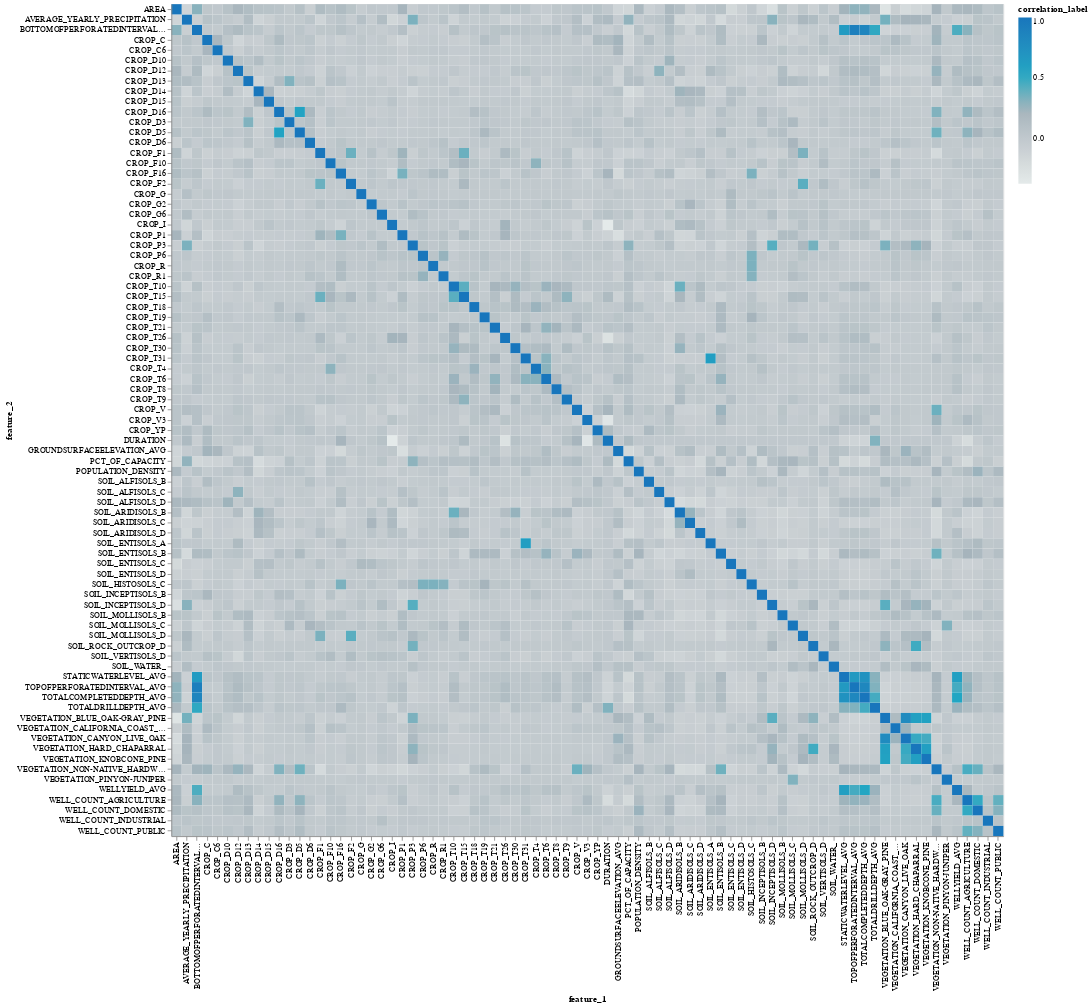

Here is the notebook cell this chart was saved with:
### Markdown cell above
### Find feature correlation

### Code cell
draw_corr_heatmap(X_train_scale_df.reset_index(), ['TOWNSHIP_RANGE', 'YEAR'])

### Figure 1 — Vega-Lite specification as saved in the notebook (floating-point values rounded to 4 significant figures; data arrays with more than 128 entries replaced by an {"elided": "..."} marker saying what was removed)
{"config": {"view": {"continuousWidth": 400, "continuousHeight": 300}}, "data": {"name": "data-7103f8e63e8da7003cf6cfb0cc3d1eb5"}, "mark": "rect", "encoding": {"color": {"field": "correlation_label", "scale": {"scheme": "lightgreyteal"}, "type": "quantitative"}, "tooltip": [{"field": "feature_1", "title": "feature_1", "type": "nominal"}, {"field": "feature_2", "title": "feature_2", "type": "nominal"}, {"field": "correlation_label", "title": "Correlation Value", "type": "quantitative"}], "x": {"field": "feature_1", "type": "nominal"}, "y": {"field": "feature_2", "type": "nominal"}}, "height": 1000, "width": 1000, "$schema": "https://vega.github.io/schema/vega-lite/v4.17.0.json", "datasets": {"data-7103f8e63e8da7003cf6cfb0cc3d1eb5": {"elided": "6561 records"}}}
